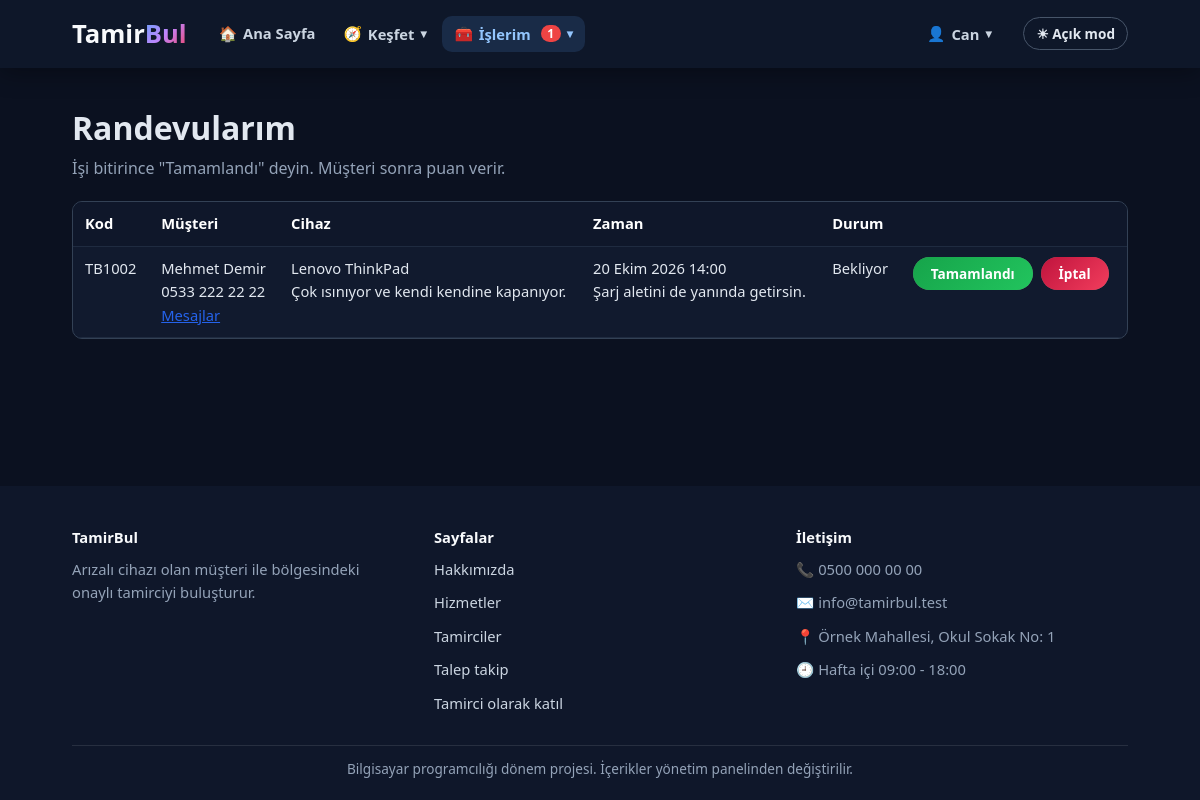
The page /tamirci/randevularim.php (signed in) on the database its author committed.
### tables this page shows
CREATE TABLE site_ayarlari (
    id INT AUTO_INCREMENT PRIMARY KEY,  
    anahtar VARCHAR(50) NOT NULL UNIQUE,  
    deger TEXT NOT NULL,  
    etiket VARCHAR(100) NOT NULL DEFAULT ''  
);

CREATE TABLE randevular (
    id INT AUTO_INCREMENT PRIMARY KEY,  
    talep_id INT NOT NULL,  
    tamirci_id INT NOT NULL,  
    randevu_tarihi DATE NOT NULL,  
    randevu_saati VARCHAR(10) NOT NULL,  
    durum VARCHAR(30) NOT NULL,  
    not_metni TEXT NOT NULL  
);

CREATE TABLE talepler (
    id INT AUTO_INCREMENT PRIMARY KEY,  
    musteri_id INT NOT NULL,  
    hizmet_id INT NULL,  
    tamirci_id INT NULL,  
    kategori_id INT NOT NULL,  
    cihaz_turu VARCHAR(80) NOT NULL,  
    marka VARCHAR(50) NOT NULL,  
    model VARCHAR(50) NOT NULL,  
    ariza TEXT NOT NULL,  
    resim VARCHAR(255) NOT NULL DEFAULT '',  
    sehir VARCHAR(50) NOT NULL,  
    ilce VARCHAR(50) NOT NULL,  
    durum VARCHAR(30) NOT NULL,  
    takip_kodu VARCHAR(20) NOT NULL,  
    puan TINYINT NOT NULL DEFAULT 0,  
    olusturma_tarihi DATETIME NOT NULL  
);

CREATE TABLE kullanicilar (
    id INT AUTO_INCREMENT PRIMARY KEY,  
    ad VARCHAR(50) NOT NULL,  
    soyad VARCHAR(50) NOT NULL,  
    eposta VARCHAR(100) NOT NULL UNIQUE,  
    sifre VARCHAR(255) NOT NULL,  
    telefon VARCHAR(20) NOT NULL,  
    rol VARCHAR(20) NOT NULL,  
    isletme_adi VARCHAR(100) NOT NULL DEFAULT '',  
    sehir VARCHAR(50) NOT NULL,  
    ilce VARCHAR(50) NOT NULL DEFAULT '',  
    adres TEXT NOT NULL,  
    hakkinda TEXT NOT NULL,  
    onayli TINYINT NOT NULL DEFAULT 0,  
    kayit_tarihi DATETIME NOT NULL  
);

### ortak/hazirla.php (called while the page is built, shortened)
<?php
if (is_dir("ortak")) {
    $kok = "";
} else {
    $kok = "../";
}
include __DIR__ . "/baglanti.php";
include __DIR__ . "/guvenlik.php";
include __DIR__ . "/yazi-stili.php";

### ortak/baglanti.php (called while the page is built, shortened)
<?php
$baglanti = mysqli_connect("127.0.0.1", "root", "", "tamirbul");
$veritabani_hazir = ($baglanti != false);
if ($veritabani_hazir) {
    mysqli_set_charset($baglanti, "utf8mb4");
}
function sorgula($sorgu) {
    global $baglanti;
    return mysqli_query($baglanti, $sorgu);
}
function satirlar($sorgu) {
    $liste = array();
    $sonuc = sorgula($sorgu);
    while ($sonuc && $satir = mysqli_fetch_assoc($sonuc)) {
        $liste[] = $satir;
    }
    return $liste;
}
function tek_satir($sorgu) {
    $liste = satirlar($sorgu);
    if (count($liste) == 0) {
        return null;
    }
    return $liste[0];
}
function sayi_getir($sorgu) {
    $satir = tek_satir($sorgu);
    return (int) reset($satir);
}
function temizle($yazi) {
    global $baglanti;
    return mysqli_real_escape_string($baglanti, $yazi);
}
function ayar_getir($anahtar, $yoksa_bu) {
    $satir = tek_satir("SELECT deger FROM site_ayarlari WHERE anahtar = '" . temizle($anahtar) . "'");
    return $satir["deger"];
}

### ortak/yazi-stili.php (called while the page is built, shortened)
<?php
function yazi_stili_oku($anahtar) {
    global $yazi_stil_secenekleri;
    $satir = tek_satir("SELECT * FROM yazi_stilleri WHERE anahtar = '" . temizle($anahtar) . "'");
    $secimler = array();
    foreach ($yazi_stil_secenekleri as $sutun => $bilgi) {
        $secimler[$sutun] = "";
    }
    return $secimler;
}
function yazi_stili($anahtar) {
    $secimler = yazi_stili_oku($anahtar);
    $css = "";
    if ($css == "") {
        return "";
    }
    return ' style="' . trim($css) . '"';
}

### ortak/guvenlik.php (called while the page is built, shortened)
<?php
function temiz_yaz($metin) {
    return htmlspecialchars($metin, ENT_QUOTES, "UTF-8");
}
function tarih_yaz($tarih) {
    $zaman = strtotime($tarih);
    $aylar = array("", "Ocak", "Şubat", "Mart", "Nisan", "Mayıs", "Haziran", "Temmuz", "Ağustos", "Eylül", "Ekim", "Kasım", "Aralık");
    return date("d", $zaman) . " " . $aylar[(int) date("n", $zaman)] . " " . date("Y", $zaman);
}
function randevu_durum_adi($durum) {
    $adlar = array("bekliyor" => "Bekliyor", "tamamlandi" => "Tamamlandı", "iptal" => "İptal");
    if (isset($adlar[$durum])) {
        return $adlar[$durum];
    }
    return $durum;
}

### tamirci/randevularim.php (the view, shortened to what this page needs)
<?php
include "../ortak/hazirla.php";
$benim_id = (int) $_SESSION["kullanici_id"];
$randevular = satirlar("SELECT randevular.*, talepler.marka, talepler.model, talepler.ariza, talepler.takip_kodu, kullanicilar.ad, kullanicilar.soyad, kullanicilar.telefon FROM randevular INNER JOIN talepler ON talepler.id = randevular.talep_id INNER JOIN kullanicilar ON kullanicilar.id = talepler.musteri_id WHERE randevular.tamirci_id = $benim_id ORDER BY randevular.randevu_tarihi");
include "../ortak/baslik.php";
?>
<section class="sayfa">
    <div class="kapsayici">
        <h1>Randevularım</h1>
        <p class="giris-metni">İşi bitirince "Tamamlandı" deyin. Müşteri sonra puan verir.</p>
        <div class="tablo-kutu">
            <table>
                <tr><th>Kod</th><th>Müşteri</th><th>Cihaz</th><th>Zaman</th><th>Durum</th><th></th></tr>
                <?php foreach ($randevular as $randevu) { ?>
                    <tr>
                        <td><?php echo temiz_yaz($randevu["takip_kodu"]); ?></td>
                        <td><?php echo temiz_yaz($randevu["ad"] . " " . $randevu["soyad"]); ?><br><?php echo temiz_yaz($randevu["telefon"]); ?><br><a href="../sohbet.php?talep=<?php echo (int) $randevu["talep_id"]; ?>">Mesajlar</a></td>
                        <td><?php echo temiz_yaz($randevu["marka"] . " " . $randevu["model"]); ?><br><?php echo temiz_yaz($randevu["ariza"]); ?></td>
                        <td><?php echo tarih_yaz($randevu["randevu_tarihi"]) . " " . temiz_yaz($randevu["randevu_saati"]); ?><br><?php echo temiz_yaz($randevu["not_metni"]); ?></td>
                        <td><?php echo randevu_durum_adi($randevu["durum"]); ?></td>
                        <td>
                            <?php if ($randevu["durum"] == "bekliyor") { ?>
                                <form method="post" action="randevu-durum.php" data-onay="İş bitti mi? Tamamlandı deyince müşteri puan verebilir ve bu geri alınamaz." data-onay-dugme="Evet, iş bitti">
                                    <button class="btn btn-sm btn-success" type="submit">Tamamlandı</button>
                                </form>
                                <form method="post" action="randevu-durum.php" data-onay="Randevu iptal edilsin mi? Talep yeniden 'Tamirci seçildi' durumuna döner, yeni randevu kurabilirsiniz." data-onay-dugme="Evet, iptal et">
                                    <button class="btn btn-sm btn-danger" type="submit">İptal</button>
                                </form>
                            <?php } ?>
                        </td>
                    </tr>
                <?php } ?>
            </table>
        </div>
    </div>
</section>
<?php
include "../ortak/altlik.php";
?>

### ortak/baslik.php (shortened to what this page needs)
<?php
$site_adi = ayar_getir("site_adi", "TamirBul");
$logo_on = mb_substr($site_adi, 0, 5, "UTF-8");
$logo_arka = mb_substr($site_adi, 5, null, "UTF-8");
$tema = "koyu";
$tema_dugme_yazisi = "☀ Açık mod";
$acik_sayfa = basename($_SERVER["PHP_SELF"]);
if ($kok != "") {
    $acik_sayfa = basename(dirname($_SERVER["PHP_SELF"])) . "/" . $acik_sayfa;
}
function menu_linki($adres, $ikon, $yazi, $aciklama, $sayi) {
    return array("adres" => $adres, "ikon" => $ikon, "yazi" => $yazi, "aciklama" => $aciklama, "sayi" => $sayi);
}
$rol = "ziyaretci";
if (giris_yapildi_mi()) {
    $rol = $_SESSION["rol"];
}
$kisi_basligi = "Hesap";
if (giris_yapildi_mi()) {
    $kisi_basligi = $_SESSION["ad"];
}
$menu_gruplari = array();
$menu_gruplari[] = array("baslik" => "Keşfet", "ikon" => "🧭", "sag" => false, "linkler" => array(
    menu_linki("hizmetler.php", "🛠️", "Hizmetler", "Tamir çeşitleri ve başlangıç fiyatları", 0),
    menu_linki("tamirciler.php", "👷", "Tamirciler", "Onaylı tamirciler ve puanları", 0),
    menu_linki("hakkimizda.php", "💡", "Hakkımızda", "TamirBul nedir, nasıl çalışır?", 0),
    menu_linki("iletisim.php", "✉️", "İletişim", "Bize yazın, sorunuzu sorun", 0)
));
if ($rol == "tamirci") {
    $menu_bekleyen_randevu = sayi_getir("SELECT COUNT(*) FROM randevular WHERE durum = 'bekliyor' AND tamirci_id = " . (int) $_SESSION["kullanici_id"]);
    $menu_gruplari[] = array("baslik" => "İşlerim", "ikon" => "🧰", "sag" => false, "linkler" => array(
        menu_linki("tamirci/panel.php", "📊", "Kontrol Paneli", "Size verilen işler", 0),
        menu_linki("tamirci/gelen-talepler.php", "📥", "Uygun Talepler", "İlinizde teklif bekleyenler", 0),
        menu_linki("tamirci/randevularim.php", "📅", "Randevularım", "Bekleyen ve biten randevular", $menu_bekleyen_randevu)
    ));
    $menu_gruplari[] = array("baslik" => $kisi_basligi, "ikon" => "👤", "sag" => true, "linkler" => array(
        menu_linki("tamirci/profil.php", "⚙️", "Servis Profilim", "Bilgiler, yetkinlik, şifre", 0),
        menu_linki("cikis.php", "🚪", "Çıkış Yap", "", 0)
    ));
}
foreach ($menu_gruplari as $sira => $grup) {
    $toplam_sayi = 0;
    $grupta_mi = false;
    foreach ($grup["linkler"] as $link) {
        $toplam_sayi = $toplam_sayi + $link["sayi"];
        if ($link["adres"] == $acik_sayfa) {
            $grupta_mi = true;
        }
    }
    $menu_gruplari[$sira]["toplam_sayi"] = $toplam_sayi;
    $menu_gruplari[$sira]["aktif"] = $grupta_mi;
}
?>
<!DOCTYPE html>
<html lang="tr" class="<?php echo $tema; ?>">
<head>
    <link rel="stylesheet" href="<?php echo $kok; ?>css/stil.css">
</head>
<body>
    <header class="navbar">
        <div class="container navbar-container">
            <a class="logo" href="<?php echo $kok; ?>index.php">
                <h1<?php echo yazi_stili("site_adi"); ?>><?php echo temiz_yaz($logo_on); ?><span><?php echo temiz_yaz($logo_arka); ?></span></h1>
            </a>
            <button type="button" id="tema-dugmesi" class="tema-dugmesi"><?php echo $tema_dugme_yazisi; ?></button>
            <nav id="menu" class="menu">
                <a class="menu-linki <?php if ($acik_sayfa == "index.php") { echo "aktif"; } ?>" href="<?php echo $kok; ?>index.php"><span class="ikon">🏠</span> Ana Sayfa</a>
                <?php foreach ($menu_gruplari as $grup) { ?>
                    <div class="acilir <?php if ($grup["sag"]) { echo "sag"; } ?> <?php if ($grup["aktif"]) { echo "aktif"; } ?>">
                        <button type="button" class="acilir-dugme" aria-expanded="false">
                            <span class="ikon"><?php echo $grup["ikon"]; ?></span>
                            <?php echo temiz_yaz($grup["baslik"]); ?>
                            <?php if ($grup["toplam_sayi"] > 0) { ?>
                                <span class="menu-sayisi"><?php echo $grup["toplam_sayi"]; ?></span>
                            <?php } ?>
                            <span class="acilir-ok">▾</span>
                        </button>
                    </div>
                <?php } ?>
            </nav>
        </div>
    </header>
    <main>

### ortak/altlik.php (shortened to what this page needs)
<?php
$alt_site_adi = ayar_getir("site_adi", "TamirBul");
$alt_aciklama = ayar_getir("altlik_aciklama", "");
$alt_telefon = ayar_getir("telefon", "");
$alt_eposta = ayar_getir("eposta", "");
$alt_adres = ayar_getir("adres", "");
$alt_saat = ayar_getir("calisma_saatleri", "");
$alt_not = ayar_getir("altlik_not", "");
?>
    </main>
    <footer class="footer">
        <div class="container footer-container">
            <div>
                <strong<?php echo yazi_stili("site_adi"); ?>><?php echo temiz_yaz($alt_site_adi); ?></strong>
                <p<?php echo yazi_stili("altlik_aciklama"); ?>><?php echo temiz_yaz($alt_aciklama); ?></p>
            </div>
            <div>
                <strong>Sayfalar</strong>
                <p><a href="<?php echo $kok; ?>hakkimizda.php">Hakkımızda</a></p>
                <p><a href="<?php echo $kok; ?>hizmetler.php">Hizmetler</a></p>
                <p><a href="<?php echo $kok; ?>tamirciler.php">Tamirciler</a></p>
                <p><a href="<?php echo $kok; ?>talep-takip.php">Talep takip</a></p>
                <p><a href="<?php echo $kok; ?>tamirci-kayit.php">Tamirci olarak katıl</a></p>
            </div>
            <div>
                <strong>İletişim</strong>
                <p><span class="ikon ikon-salla">📞</span> <span<?php echo yazi_stili("telefon"); ?>><?php echo temiz_yaz($alt_telefon); ?></span></p>
                <p><span class="ikon">✉️</span> <span<?php echo yazi_stili("eposta"); ?>><?php echo temiz_yaz($alt_eposta); ?></span></p>
                <p><span class="ikon ikon-zipla">📍</span> <span<?php echo yazi_stili("adres"); ?>><?php echo temiz_yaz($alt_adres); ?></span></p>
                <p><span class="ikon ikon-don">🕘</span> <span<?php echo yazi_stili("calisma_saatleri"); ?>><?php echo temiz_yaz($alt_saat); ?></span></p>
            </div>
        </div>
        <div class="container alt-not">
            <p<?php echo yazi_stili("altlik_not"); ?>><?php echo temiz_yaz($alt_not); ?></p>
        </div>
    </footer>
</body>
</html>

### rows shown on the page
site_ayarlari: deger "Tamir", deger "Bul", deger "TamirBul"
randevular: talepler.takip_kodu "TB1002", kullanicilar.ad+soyad "Mehmet Demir", kullanicilar.telefon "0533 222 22 22", talepler.marka+model "Lenovo ThinkPad", talepler.ariza "Çok ısınıyor ve kendi kendine kapanıyor.", randevu_tarihi "20 Ekim 2026", randevu_saati "14:00", not_metni "Şarj aletini de yanında getirsin.", durum "Bekliyor"
site_ayarlari: deger "Arızalı cihazı olan müşteri ile bölgesindeki onaylı tamirciyi buluşturur."
site_ayarlari: deger "0500 000 00 00"
site_ayarlari: deger "info@tamirbul.test"
site_ayarlari: deger "Örnek Mahallesi, Okul Sokak No: 1"
site_ayarlari: deger "Hafta içi 09:00 - 18:00"
site_ayarlari: deger "Bilgisayar programcılığı dönem projesi. İçerikler yönetim panelinden değiştirilir."

### other values the page prints
$tema_dugme_yazisi "☀ Açık mod"
$grup["ikon"] "🧭"
temiz_yaz($grup["baslik"]) "Keşfet"
$grup["ikon"] "🧰"
temiz_yaz($grup["baslik"]) "İşlerim"
$grup["toplam_sayi"] "1"
$grup["ikon"] "👤"
temiz_yaz($grup["baslik"]) "Can"
